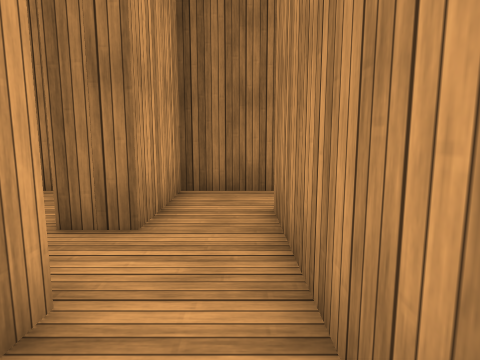
view 1 (above)

18 first-person views from a walk through a scene from a Unity 3-D project. The camera is 1.2 m above the floor, tilts 8° down and sees 75° across. The floor is counted in squares, 1 m on a side. Each view is taken from the middle of a square. On the plan, view 1 faces up. The plan holds only what a view shows up to about 13 squares ahead; the rest is blank. The place goes on beyond the plan. The player character is not drawn. Door leaves are left out, so doorways stand open. Surface patterns are stand-ins for the level's own textures.

view 2
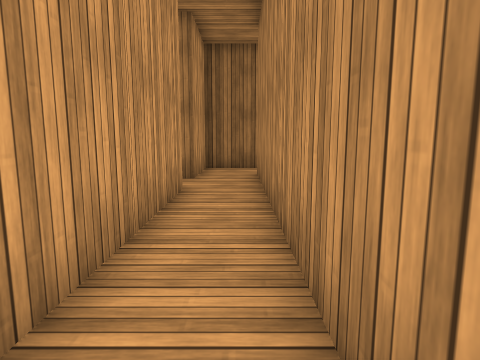

view 3
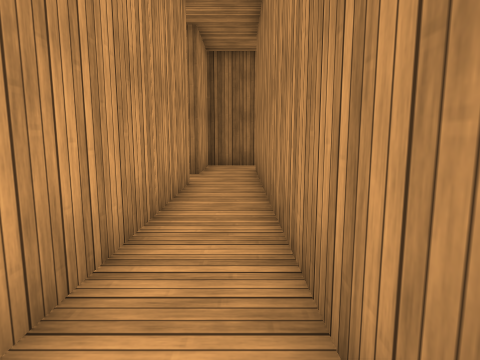

view 4
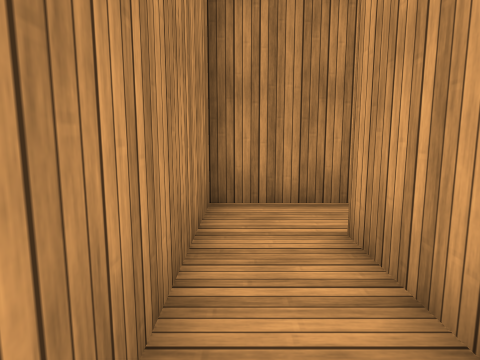

view 5
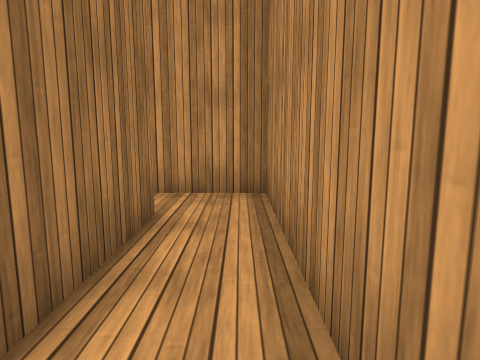

view 6
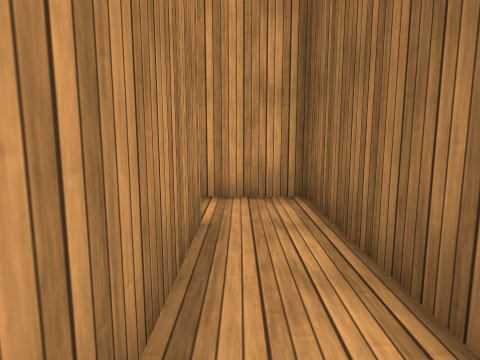

view 7
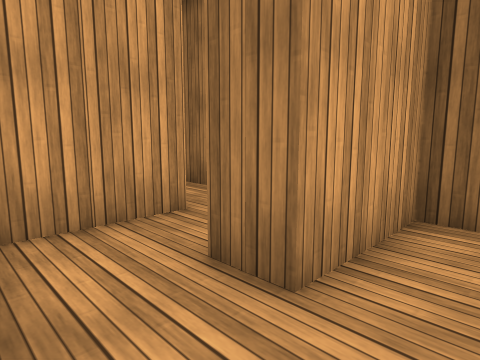

view 8
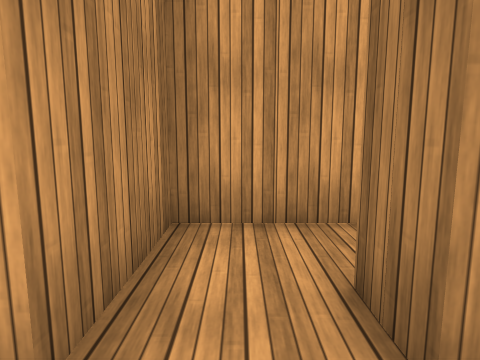

view 9
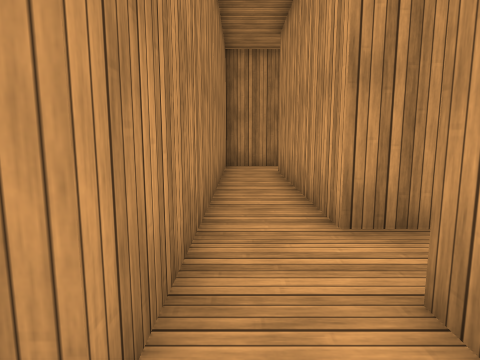

view 10
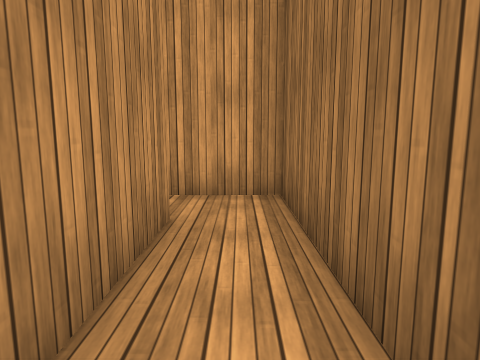

view 11
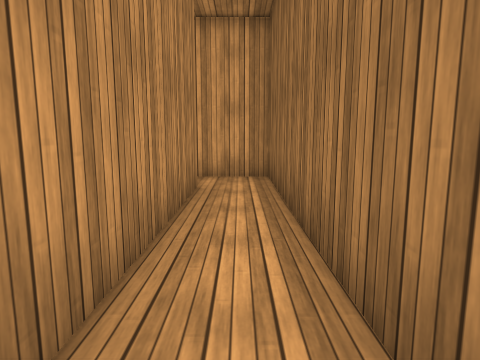

view 12
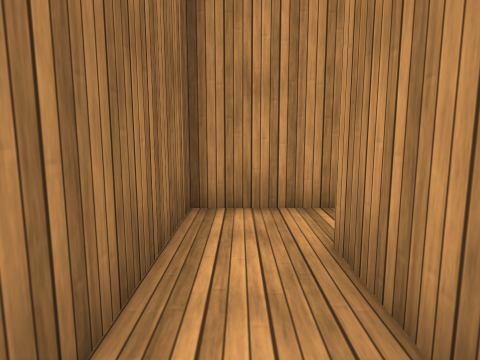

view 13
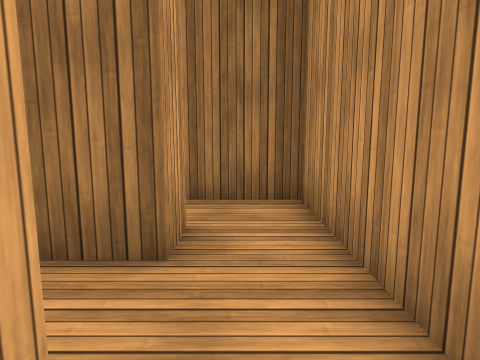

view 14
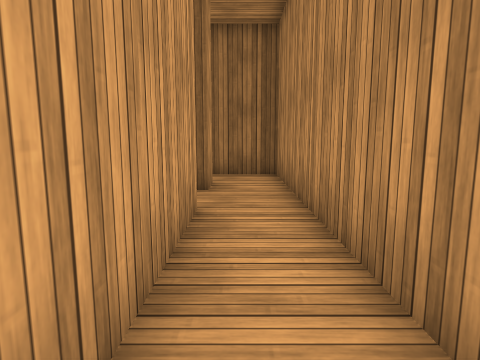

view 15
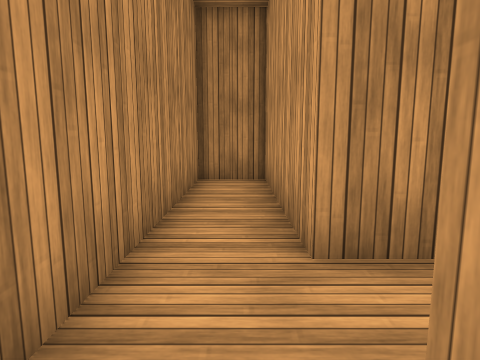

view 16
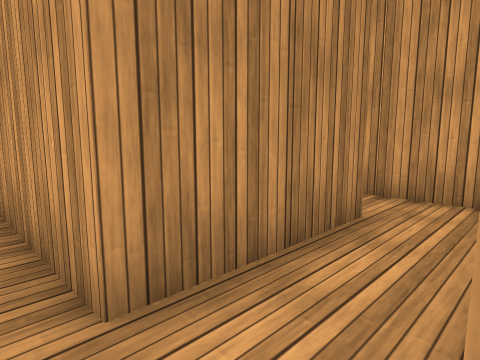

view 17
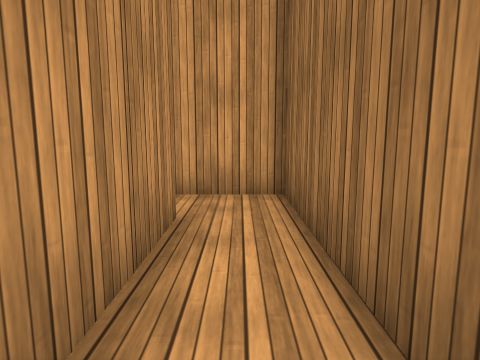

view 18
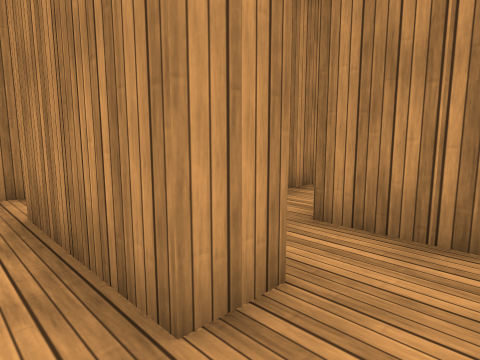

### Floor plan
Ten units are one square. View 1 is at (0, 0); x grows to the right and y downward. Boxes are objects, and circles mark ways between rooms. Rooms are numbered by the first view taken in them; rooms with no view inside come last. Other rooms are left out.
<svg viewBox="-77 -73 174 148">
<path fill="none" stroke="#000" d="M-13 -21 -13 47 -72 47 -71 68M-53 66 5 65 5 -50M-13 -56 -13 -39M5 -50 73 -50 73 -39M92 -36 92 -68 -13 -68 -13 -56M73 -39 16 -39 16 -24M35 -21 73 -20 73 36 91 36 92 -36M34 -9 35 -21M16 -24 16 -12M24 9 44 9M-42 -50 -42 -21 -13 -21M-13 -39 -25 -39"/>
<circle cx="0" cy="-45" r="3" fill="#2a7"/>
<circle cx="-15" cy="-30" r="3" fill="#2a7"/>
<circle cx="80" cy="-45" r="3" fill="#2a7"/>
<circle cx="25" cy="-15" r="3" fill="#2a7"/>
<text x="0" y="20">1</text>
<text x="50" y="-60">2</text>
<text x="60" y="-30">3</text>
<text x="30" y="-10">4</text>
<text x="-30" y="-40">5</text>
</svg>
Room 1 opens to room 2. Room 1 opens to room 5. Room 2 opens to room 3. Room 3 opens to room 4.

Where each view was taken, in squares from view 1:
view 1: 0 up, 0 right, facing up
view 2: 5 down, 0 right, facing up
view 3: 6 down, 0 right, facing up
view 4: 1 down, 0 right, facing down
view 5: 6 down, 6 left, facing right
view 6: 6 down, 1 left, facing left
view 7: 2 up, 0 right, facing up-left
view 8: 3 up, 0 right, facing left
view 9: 6 up, 0 right, facing down
view 10: 6 up, 5 right, facing left
view 11: 6 up, 8 right, facing left
view 12: 6 up, 4 right, facing right
view 13: 1 up, 8 right, facing up
view 14: 3 down, 8 right, facing up
view 15: 5 up, 8 right, facing down
view 16: 4 up, 8 right, facing down-left
view 17: 3 up, 8 right, facing left
view 18: 3 up, 2 right, facing down-right
